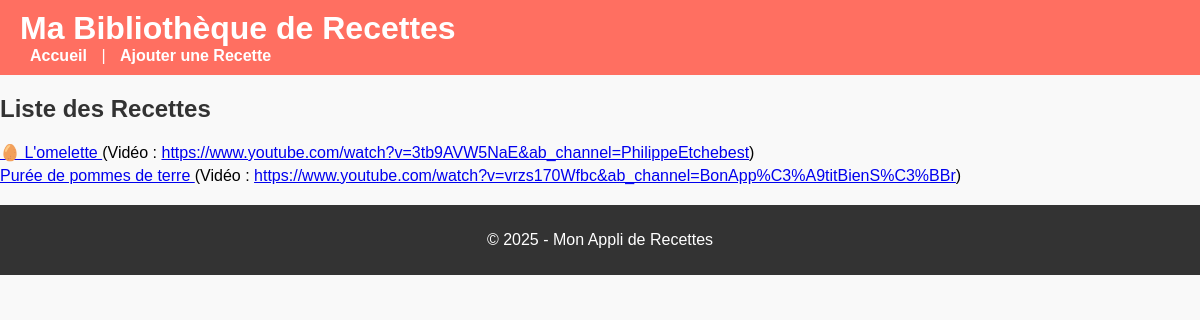
Before: / with the older database file.
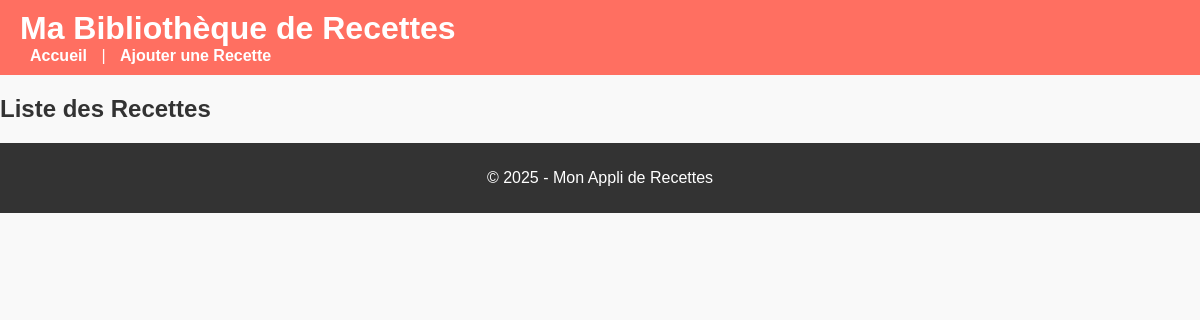
After: the same page with the newer database file.
### tables this page shows
CREATE TABLE recipes (
                id INTEGER PRIMARY KEY AUTOINCREMENT,
                video_url TEXT NOT NULL,
                title TEXT,
                ingredients TEXT,
                steps TEXT,
                utensils TEXT,
                cook_time TEXT,
                prep_time TEXT,
                notes TEXT
            );

### app.py (the view)
@app.route('/')
def index():
    with sqlite3.connect(app.config['DB_PATH']) as conn:
        cursor = conn.cursor()
        cursor.execute("SELECT id, title, video_url FROM recipes")
        data = cursor.fetchall()
    return render_template('index.html', recipes=data)

### templates/index.html
{% extends "base.html" %}
{% block content %}
<h2>Liste des Recettes</h2>
<ul>
{% for recipe in recipes %}
  <li>
    <a href="{{ url_for('view_recipe', recipe_id=recipe[0]) }}">
      {{ recipe[1] or "Recette sans titre" }}
    </a>
    (Vidéo : <a href="{{ recipe[2] }}" target="_blank">{{ recipe[2] }}</a>)
  </li>
{% endfor %}
</ul>
{% endblock %}

### templates/base.html (shortened to what this page needs)
<!DOCTYPE html>
<html lang="fr">
<head>
    <link rel="stylesheet" href="{{ url_for('static', filename='style.css') }}">
</head>
<body>
    <header>
        <h1>Ma Bibliothèque de Recettes</h1>
        <nav>
            <a href="{{ url_for('index') }}">Accueil</a> |
            <a href="{{ url_for('add_recipe') }}">Ajouter une Recette</a>
        </nav>
    </header>
    <div class="content">
        {% block content %}{% endblock %}
    </div>
    <footer>
        <p>&copy; 2025 - Mon Appli de Recettes</p>
    </footer>
</body>
</html>

### static/style.css (style rules this page uses)
body { font-family: Arial, sans-serif; background-color: #f9f9f9; margin: 0; padding: 0; }
header { background: #ff6f61; color: white; padding: 10px 20px; }
header h1 { margin: 0; }
header nav a { color: white; text-decoration: none; margin: 0 10px; font-weight: bold; }
h2 { color: #333; }
footer { text-align: center; margin-top: 20px; padding: 10px 0; background: #333; color: white; }

Changed rows visible on the page:
removed recipes: title "🥚 L'omelette", video_url "https://www.youtube.com/watch?v=3tb9AVW5NaE&ab_channel=PhilippeEtchebest"
removed recipes: title "Purée de pommes de terre", video_url "https://www.youtube.com/watch?v=vrzs170Wfbc&ab_channel=BonApp%C3%A9titBienS%C3%BBr"
